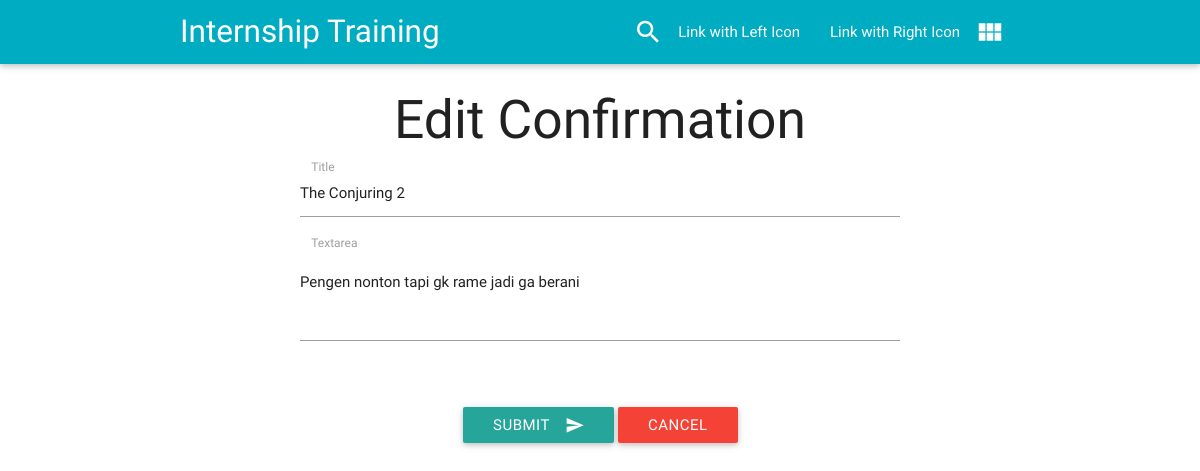
/edit.php?id=12&page=1, run on the app's committed database.
### tables this page shows
CREATE TABLE `bulletin_board` (
  `id` int(11) NOT NULL,
  `title` varchar(50) NOT NULL,
  `body` text NOT NULL,
  `created_at` timestamp NOT NULL DEFAULT CURRENT_TIMESTAMP,
  `updated_at` timestamp NOT NULL DEFAULT '0000-00-00 00:00:00' ON UPDATE CURRENT_TIMESTAMP,
  `is_alive` int(11) NOT NULL
);

### edit.php (called while the page is built)
<?php
require_once('controller/BulletinController.php');
$bulletinController = new BulletinController();
$bulletinController->edit();

### model/Bulletin.php (called while the page is built, shortened)
<?php
require_once('model/Database.php');
class Bulletin
{
  private $db    = NULL;
  private $table = 'bulletin_board';
  public function __construct()
  {
    $this->db = new Database();
    $this->db->connect();
  }
  public function fetch($columns = null, $condition = null, $order = null, $limit = null, $offset = null)
  {
    return $this->db->fetch($this->table, $columns, $condition, $order, $limit, $offset);
  }
}

### model/Database.php (called while the page is built, shortened)
<?php
class Database {
  private $conn       = NULL;
  private $serverName = 'localhost';
  private $username   = 'root';
  private $password   = NULL;
  private $dbName     = 'bulletin_board';
  public function connect()
  {
    $this->conn = mysqli_connect($this->serverName, $this->username, $this->password, $this->dbName);
  }
  public function fetch($table, $columns = null, $condition = null, $order = null, $limit = null, $offset = null)
  {
    $results = array();
    if (empty($columns)) {
      $columns = '*';
    }
    $sql = "SELECT {$columns} FROM {$table}";
    if (!empty($condition)) {
      $sql .= " WHERE {$condition}";
    }
    $result = mysqli_query($this->conn, $sql);
    while ($row = mysqli_fetch_assoc($result)) {
      $results[] = $row;
    }
    return $results;
  }
}

### lib/Functions.php (called while the page is built, shortened)
<?php
function h($str)
{
  return html_escape($str);
}
function html_escape($str)
{
  return htmlentities($str, ENT_QUOTES, "UTF-8");
}

### view/Form.php (the view, shortened to what this page needs)
<?php require_once('lib/Functions.php') ?>
<?php if (!empty($action) && $action === "Edit") : ?>
  <form method="post" action="edit.php">
<?php else : ?>
  <form method="post" action="post.php">
<?php endif ?>
  <div class="row" style="width:600px;">
    <div class="input-field">
      <input id="title" style="width:100%" type="text" name="title" value="<?php if (!empty($title)) echo h($title) ?>"> <br>
      <label for="title">Title</label>
    </div>
    <div class="input-field">
      <textarea id="textarea" rows="10" class="materialize-textarea" cols="40" style="width:100%" name="body"><?php if (!empty($body)) echo h($body) ?></textarea> <br> <br>
      <label for="textarea">Textarea</label>
    </div>
    <br>
    <button class="btn waves-effect waves-light" type="submit" name="submitted" value="Submit">Submit
      <i class="material-icons right">send</i>
    </button>
    <?php if (!empty($action) && $action === "Edit") : ?>
      <button class="btn waves-effect waves-light red" type="submit" name="submitted" value="Cancel">Cancel</button>
    <?php endif ?>
  </div>
</form>

### data on the page
bulletin_board: title "The Conjuring 2", body "Pengen nonton tapi gk rame jadi ga berani"
